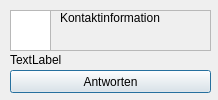
<?xml version="1.0" encoding="UTF-8"?>
<ui version="4.0">
 <class>Notification</class>
 <widget class="QDialog" name="Notification">
  <property name="geometry">
   <rect>
    <x>0</x>
    <y>0</y>
    <width>218</width>
    <height>100</height>
   </rect>
  </property>
  <property name="windowTitle">
   <string>Dialog</string>
  </property>
  <widget class="QFrame" name="fra_absender">
   <property name="geometry">
    <rect>
     <x>10</x>
     <y>10</y>
     <width>201</width>
     <height>41</height>
    </rect>
   </property>
   <property name="frameShape">
    <enum>QFrame::StyledPanel</enum>
   </property>
   <property name="frameShadow">
    <enum>QFrame::Raised</enum>
   </property>
   <widget class="QGraphicsView" name="gV_logo">
    <property name="geometry">
     <rect>
      <x>0</x>
      <y>0</y>
      <width>41</width>
      <height>41</height>
     </rect>
    </property>
   </widget>
   <widget class="QLabel" name="lbl_absender">
    <property name="geometry">
     <rect>
      <x>50</x>
      <y>0</y>
      <width>221</width>
      <height>16</height>
     </rect>
    </property>
    <property name="text">
     <string>Kontaktinformation</string>
    </property>
   </widget>
  </widget>
  <widget class="QPushButton" name="pB_antworten">
   <property name="geometry">
    <rect>
     <x>10</x>
     <y>70</y>
     <width>201</width>
     <height>23</height>
    </rect>
   </property>
   <property name="text">
    <string>Antworten</string>
   </property>
  </widget>
  <widget class="QLabel" name="lbl_nachricht">
   <property name="geometry">
    <rect>
     <x>10</x>
     <y>50</y>
     <width>201</width>
     <height>20</height>
    </rect>
   </property>
   <property name="text">
    <string>TextLabel</string>
   </property>
  </widget>
 </widget>
 <resources/>
 <connections/>
</ui>
